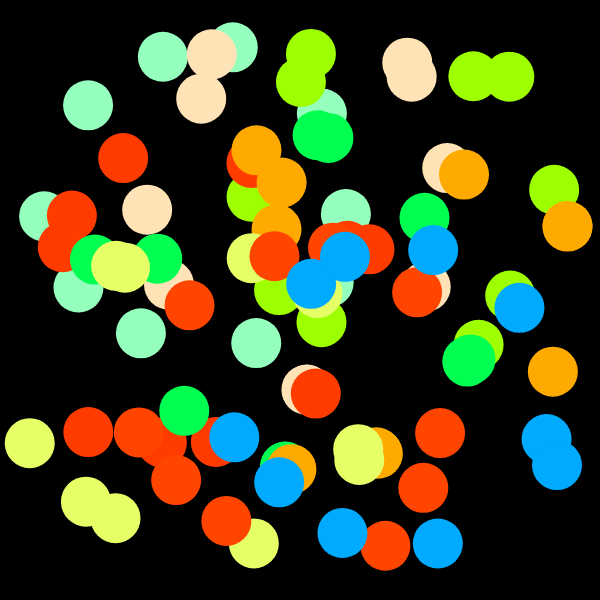
Frame 1 (no input)
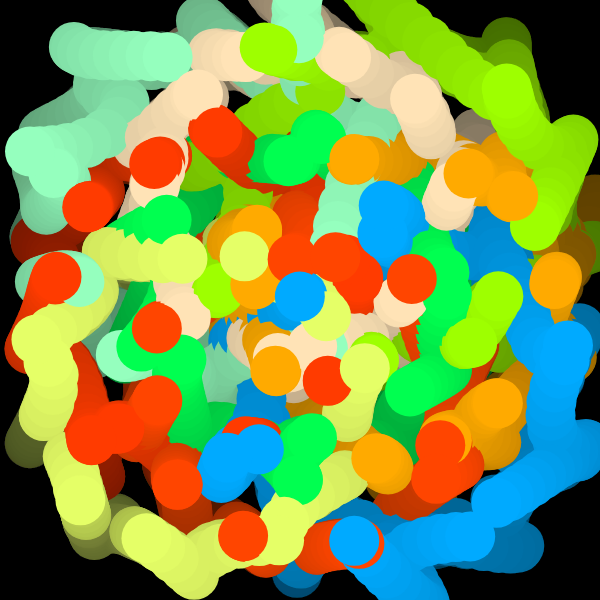
Frame 60 (no input)
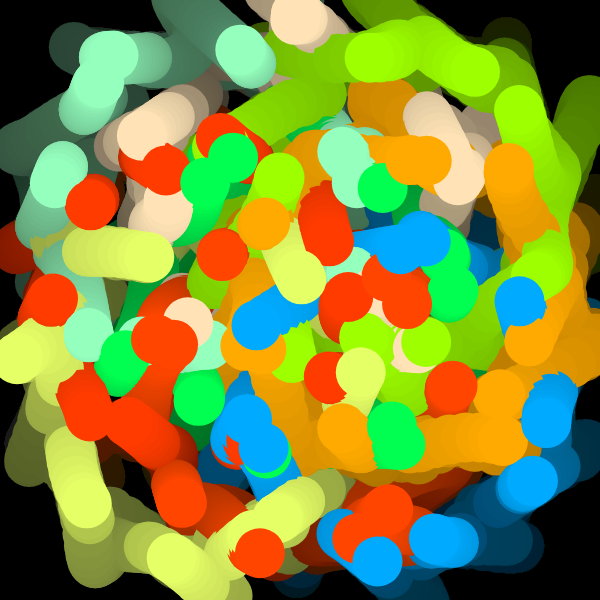
Frame 120 (the mouse pressed at the canvas centre since frame 60)

The p5.js sketch that drew these frames (run headless with seeded random() and noise() and a simulated clock; from frame 60 on, the mouse is pressed at the canvas centre):

// p5.js sketch
// ── sketch.js
/* Forked from  kusakari 
Fork and modifications by Nina Lutz
*/
let _minWidth;

function setup() {
  var canvas;
  if(windowWidth>=600 && windowHeight >=600){
    canvas = createCanvas(600, 600);
  }
  else{
    canvas = createCanvas(windowWidth, windowHeight - 100);
  }

  var x = (windowWidth - width) / 2;
  var y = (windowHeight - height) / 2;

  canvas.position(x, y);
  canvas.background(0)

  colorMode(HSB, 360, 100, 100, 255);
  setObject();

}

let _aryLine = [];
function setObject() {
  _minWidth = min(width, height) * 0.5;
  noStroke();
noFill()
  strokeJoin(MITER);
  let numLine = 3;
  for (let i = 0; i < numLine; i++) {
    for (let j = 0; j < numLine; j++) {
      let col = color(random(200), random(200), 100);
      let step = _minWidth / numLine;
      let x = -_minWidth / 2 + step / 2 + step * i;
      let y = -_minWidth / 2 + step / 2 + step * j;
      let centXy = createVector(x, y);
      let r = _minWidth / 2;
      _aryLine[i + j * numLine] = new BendLine(centXy, r, col);
    }
  }
}

class BendLine {
  constructor(centXy, r, col) {
    this.centXy = centXy;
    this.r = r;
    this.col = col;
    this.numPoints = 10;
    this.aryXy = [];
    for (let i = 0; i < this.numPoints; i++) {
      let ang = 2*PI / this.numPoints * i;
      this.aryXy[i] = p5.Vector.add(this.centXy, createVector(this.r * cos(ang), this.r * sin(ang)));
    }
    this.numBend = 3;
    this.aryRParameter = [];
    for (let i = 0; i < this.numBend; i++) {
      this.aryRParameter[i] = [this.r / 30 * 0.8**i, random(2*PI), 2*PI / random(100, 500)];//[max, init, speed]
    }
    this.aryinitAngParameter = [];
    for (let i = 0; i < this.numBend; i++) {
      this.aryinitAngParameter[i] = [2*PI, random(2*PI), 2*PI / random(200, 1000)];//[max, init, speed]
    }
    this.aryAngStep = [];
    for (let i = 0; i < this.numBend; i++) {
      this.aryAngStep[i] = 2*PI / this.numPoints * int(random(3, 8 + i));
    }
    this.numCycle = 12;
  }
  update() {
    this.updateR();
    this.updateInitAng();
    this.newAryXy = this.aryXy;
    for (let i = 0; i < this.numBend; i++) {
      this.newAryXy = bend(this.newAryXy, this.aryR[i], this.aryinitAng[i], this.aryAngStep[i], this.numCycle);
    }
  }
  updateR() {
    this.aryR = [];
    for (let i = 0; i < this.aryRParameter.length; i++) {
      this.aryR[i] = this.aryRParameter[i][0] * (cos(this.aryRParameter[i][1] + this.aryRParameter[i][2] * frameCount));
    }
  }
  updateInitAng() {
    this.aryinitAng = [];
    for (let i = 0; i < this.aryinitAngParameter.length; i++) {
      // this.aryinitAng[i] += -0.05*0;
      this.aryinitAng[i] = this.aryinitAngParameter[i][1] + this.aryinitAngParameter[i][0] * (cos(this.aryinitAngParameter[i][2]*3 * frameCount));
    }
  }
  draw() {
    beginShape();
    for (let i = 0; i < this.newAryXy.length; i++) {
      ellipse(this.newAryXy[i].x, this.newAryXy[i].y, 50, 50);
    }
    endShape(CLOSE);
  }
}

function bend(aryXy, r, initAng, angStep, numCycle) {
  let aryXy2 = aryXy;
  for (let j = 0; j < numCycle; j++) {
    let aryXyNew = [];
    for (let i = 0; i < aryXy2.length; i++) {
      let xy_1_2 = p5.Vector.sub(aryXy2[(i+1)%aryXy2.length], aryXy2[i]);
      let ang = initAng + angStep * i;
      xy_1_2.rotate(PI).setMag(r * sin(ang));
      let xy = p5.Vector.add(aryXy2[i], xy_1_2);
      aryXyNew.push(xy);
    }
    aryXy2 = aryXyNew;
  }

  return aryXy2;
}

function draw() {
  // blendMode(DIFFERENCE);
  // clear();
  background(0, 5);
  translate(width/2, height/2);
  for (let i = 0; i < _aryLine.length; i++) {
    _aryLine[i].update();
    strokeWeight(5)
    // stroke(_aryLine[i].col);
    fill(_aryLine[i].col)
    _aryLine[i].draw();
  }
}
